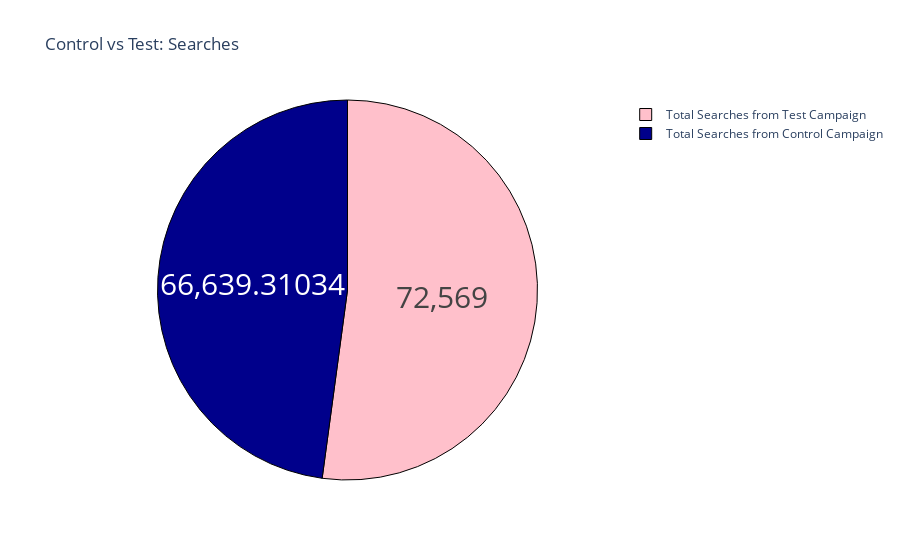

Here is the notebook cell this chart was saved with:
### Markdown cell above
The control campaign resulted in more impressions according to the amount spent on both campaigns.

### Code cell
#Now let’s have a look at the number of searches performed on the website from both campaigns:

label = ["Total Searches from Control Campaign",
        "Total Searches from Test Campaign"]
counts = [sum(control_data["Searches received"]),
         sum(test_data["Searches received"])]
colors= ['darkblue','pink']
fig = go.Figure(data=[go.Pie(labels=label,values=counts)])
fig.update_layout(title_text='Control vs Test: Searches')
fig.update_traces(hoverinfo='label+percent',textinfo='value',
                 textfont_size=30,
                 marker=dict(colors=colors,
                            line=dict(color='black',width=1)))

### Figure 1 — Plotly figure (JSON) as saved in the notebook; plotly's stock layout.template omitted (floating-point values rounded to 4 significant figures)
{"data": [{"hoverinfo": "label+percent", "labels": ["Total Searches from Control Campaign", "Total Searches from Test Campaign"], "marker": {"colors": ["darkblue", "pink"], "line": {"color": "black", "width": 1}}, "textfont": {"size": 30}, "textinfo": "value", "type": "pie", "values": [66640.0, 72569]}], "layout": {"title": {"text": "Control vs Test: Searches"}}}
